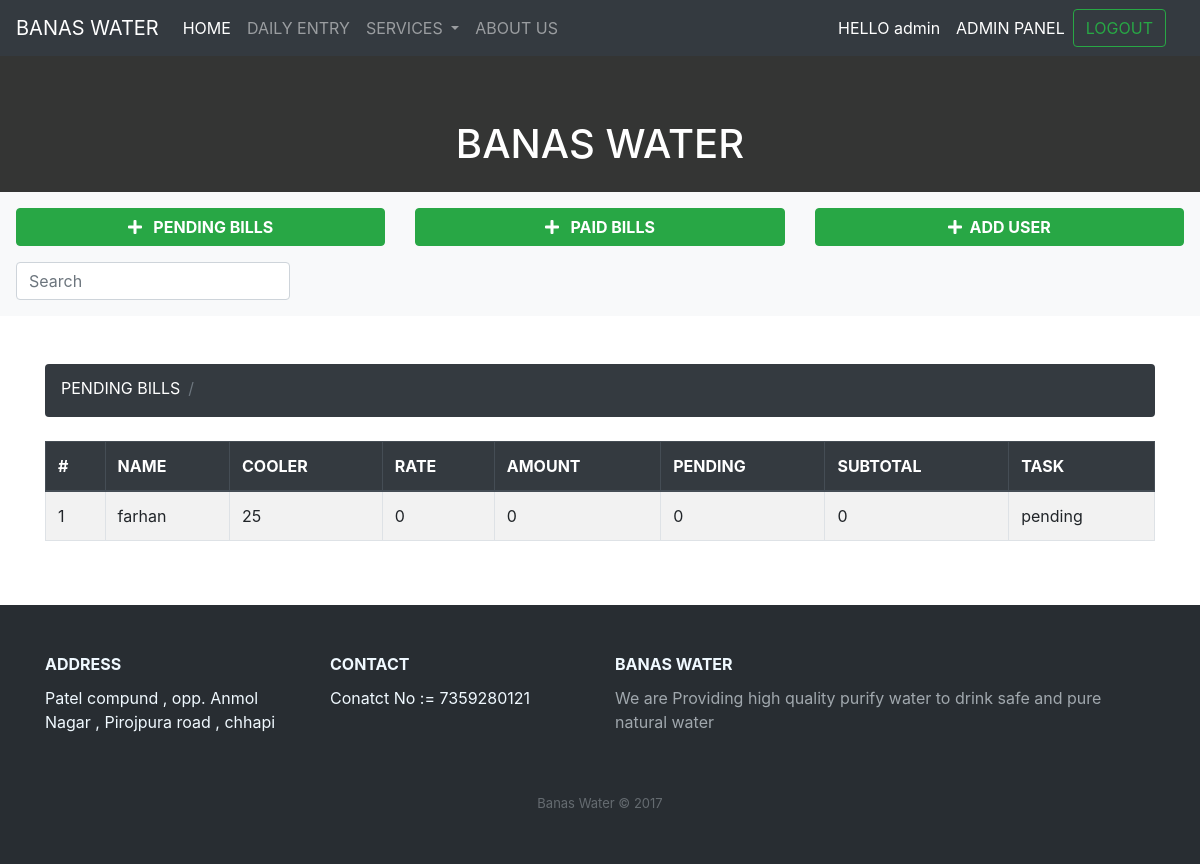
The app's page /banasadmin/pendingadmin/ (signed in), older data.
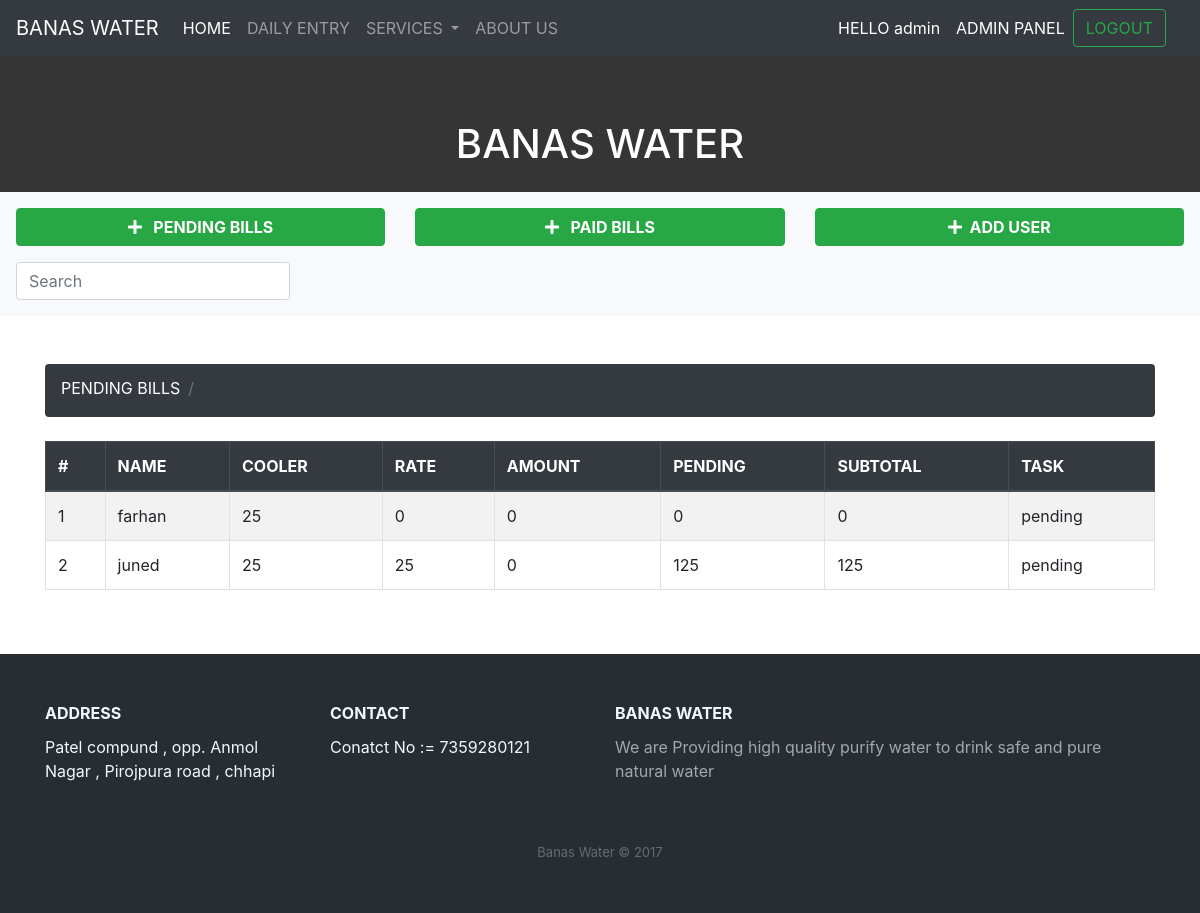
The same page, newer data.
### banasadmin/models.py (models this page shows)
class Bill(models.Model):
    name = models.CharField(max_length=100)
    cooler = models.IntegerField()
    rate = models.IntegerField()
    amount = models.IntegerField()
    pending_amount = models.IntegerField()
    subtotal = models.IntegerField()
    task = models.CharField(max_length=100)

### pages/decoraters.py (the view)
        def wrapper_func(request,*args,**kwargs):
            group = None
            if request.user.groups.exists():
                group = request.user.groups.all()[0].name
            if group in allowed_roles:
                return view_fuc(request,*args, **kwargs)
            else:
                return HttpResponse('YOU ARE NOT AUTHORISED')

### banasadmin/views.py (called while the page is built)
@login_required(login_url='login')
@allowed_users(allowed_roles=['admin'])
def pendingadmin(request):
    billdata = Bill.objects.filter(task="pending").order_by('-id')
    paginator = Paginator(billdata, 5, orphans=0)
    is_paginated = True if paginator.num_pages > 1 else False
    page = request.GET.get('page') or 1
    try:
        current_page = paginator.page(page)
    except InvalidPage as e:
        messages.error(request, str(e))
        current_page = paginator.page(1)
    context = {
        'current_page': current_page,
        'is_paginated': is_paginated,
        'paginator': paginator
    }
    return render(request,'banasadmin/pendingadmin.html',context)

### pages/decoraters.py (called while the page is built)
def allowed_users(allowed_roles=[]):
    def decorator(view_fuc):
        def wrapper_func(request,*args,**kwargs):
            group = None
            if request.user.groups.exists():
                group = request.user.groups.all()[0].name
            if group in allowed_roles:
                return view_fuc(request,*args, **kwargs)
            else:
                return HttpResponse('YOU ARE NOT AUTHORISED')
        return wrapper_func
    return decorator

### banasadmin/templates/banasadmin/pendingadmin.html (shortened to what this page needs)
{% extends 'banasadmin/pagination.html' %}
{% block table_title %}PENDING BILLS
{% endblock table_title %}
{% block table_header %}
    <th>#</th>
    <th>NAME</th>
    <th>COOLER</th>
    <th>RATE</th>
    <th>AMOUNT</th>
    <th>PENDING</th>
    <th>SUBTOTAL</th>
    <th>TASK</th>
{% endblock table_header %}
{% block table_data %}
    <td>{{ current_page.start_index|add:forloop.counter0 }}</td>
    <td>{{a.name}}</td>
    <td>{{a.cooler}}</td>
    <td>{{a.rate}}</td>
    <td>{{a.amount}}</td>
    <td>{{a.pending_amount}}</td>
    <td>{{a.subtotal}}</td>
    <td>{{a.task}}</td>
{% endblock table_data %}

### banasadmin/templates/banasadmin/pagination.html (shortened to what this page needs)
{% extends 'pages/base.html' %}
{% block content %}
<div class=" py-3 text-white" style="background-color: #343534">
      <h1>&nbsp;&nbsp;<center>BANAS WATER</center></h1>
    </div>
    <div class="bg-light p-3">
    <div class="row">
       <div class="col-md-4">
         <a href="{% url 'pendingadmin' %}" class="btn btn-success d-block font-weight-bold mb-3">
          <i class="fas fa-plus"></i> &nbsp; PENDING BILLS</a>
       </div>
       <div class="col-md-4">
         <a href="{% url 'paidbilladmin' %}" class="btn btn-success d-block font-weight-bold mb-3">
          <i class="fas fa-plus"></i> &nbsp; PAID BILLS</a>
       </div>
       <div class="col-md-4">
         <a href="{% url 'addcustomer' %}" class="btn btn-success d-block font-weight-bold mb-3">
          <i class="fas fa-plus"></i> &nbsp;ADD USER</a>
       </div>
       <div class="col-md-4">
       <form class="form-inline my-2 my-lg-0" method="GET">
        <input class="form-control mr-sm-2" type="text" placeholder="Search" value="{{request.get.q}}" aria-label="Search" name="q">
    </form>
    </div>
    </div>
  </div>
<div class="container mt-5">
    <nav aria-label="breadcrumb" class="mb-4 ">
        <ol class="breadcrumb  bg-dark" style="height: 53px;">
          <li class="breadcrumb-item active text-white " aria-current="page">
          {% block table_title %}
          {% endblock table_title %}
          <li class="breadcrumb-item">
          </li>
        </ol>
      </nav>
    <div class="table-responsive">
    <table class="table table-striped thead-dark table-bordered table">
        <thead class="thead-dark">
          <tr>
{% block table_header %}
{% endblock table_header %}
          </tr>
        </thead>
        <tbody>
            {% for a in current_page %}
          <tr>
{% block table_data %}
{% endblock table_data %}
          </tr>
          {% endfor %}
         </tbody>
      </table>
    </div>
</div>
{% endblock content %}

Row changes from the older to the newer data that the page shows:
now on this page (row edited): Bill: start_index|add "2", name "juned", cooler "25", rate "25", amount "0", pending_amount "125", subtotal "125", task "pending"
